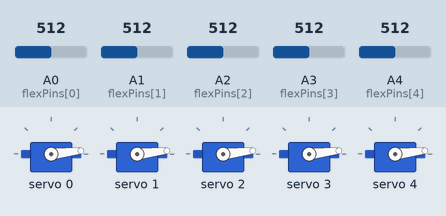
A sketch run on a simulated Arduino Uno, built with avr-gcc and run on an emulated ATmega328P. Shown: 5 × servo. Inputs (shaded band) come from the test bench; at power-on: A0 (flexPins[0]) = 512, A1 (flexPins[1]) = 512, A2 (flexPins[2]) = 512, A3 (flexPins[3]) = 512, A4 (flexPins[4]) = 512.

Above: at 1.2 s.
1.3 s: A0 (flexPins[0]) set to 992
At 2.4 s:
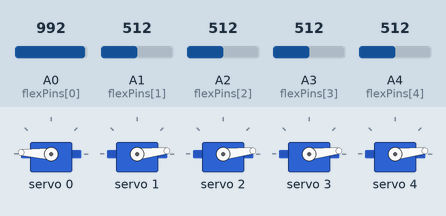
2.8 s: A1 (flexPins[1]) set to 992
At 3.3 s:
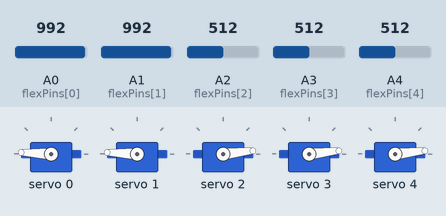
4.3 s: A2 (flexPins[2]) set to 992
At 5.5 s:
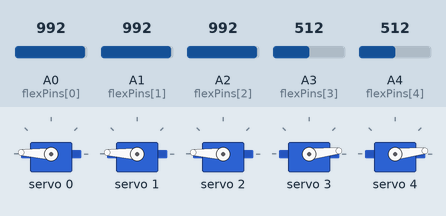
5.8 s: A3 (flexPins[3]) set to 992
At 6.6 s:
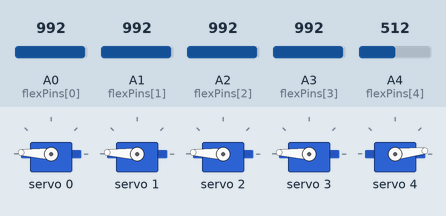
7.3 s: A4 (flexPins[4]) set to 992
At 7.8 s:
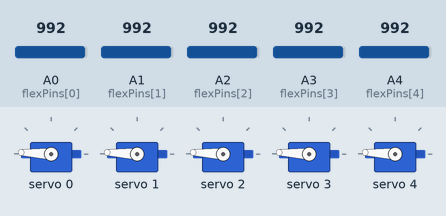
8.8 s: A0 (flexPins[0]) set to 716
At 9.9 s:
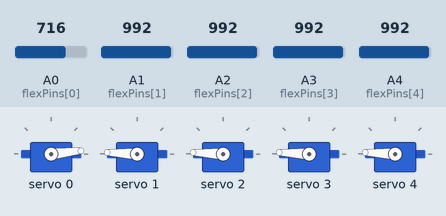
Timing chart, 0 to 11.3 s (numbered marks = the images above; inputs shaded):
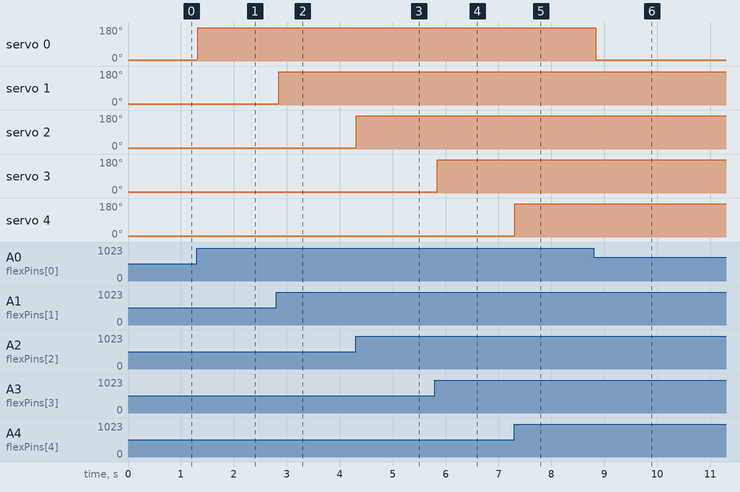

The sketch:

biogrip_main.ino
```cpp
#include <Wire.h>
#include <Adafruit_PWMServoDriver.h>

// Initialize the I2C PWM servo driver
Adafruit_PWMServoDriver pwm = Adafruit_PWMServoDriver();

// MG996R Servo pulse length constraints (Adjust these during calibration)
#define SERVOMIN  150 // Minimum pulse length count
#define SERVOMAX  600 // Maximum pulse length count

// Flex Sensor Analog Pins
const int flexPins[5] = {A0, A1, A2, A3, A4};
int flexValues[5];
int servoPositions[5];

void setup() {
  Serial.begin(9600);
  pwm.begin();
  pwm.setPWMFreq(60); // Analog servos typically run at ~60 Hz
  delay(10);
}

void loop() {
  // Loop through all 5 fingers
  for (int i = 0; i < 5; i++) {
    // 1. Read the flex sensor
    flexValues[i] = analogRead(flexPins[i]);

    // 2. Map the analog reading to the servo pulse length
    // NOTE: 800 and 1000 are placeholder limits. You MUST calibrate these
    // numbers based on the actual max/min bend resistance of your specific flex sensors.
    servoPositions[i] = map(flexValues[i], 800, 1000, SERVOMIN, SERVOMAX);

    // 3. Constrain values to prevent servo damage
    servoPositions[i] = constrain(servoPositions[i], SERVOMIN, SERVOMAX);

    // 4. Drive the specific servo channel (Channels 0 to 4 on the PCA9685)
    pwm.setPWM(i, 0, servoPositions[i]);
  }

  // A small delay to stabilize the I2C bus and motor jitters
  delay(50);
}
```

Measured:
- after the input at 1.3 s, servo 0: 6° → 177° at once
- after the input at 2.8 s, servo 1: 6° → 177° after 0.05 s
- after the input at 4.3 s, servo 2: 6° → 177° at once
- after the input at 5.8 s, servo 3: 6° → 177° at once
- after the input at 7.3 s, servo 4: 6° → 177° at once
- after the input at 8.8 s, servo 0: 177° → 6° at once
